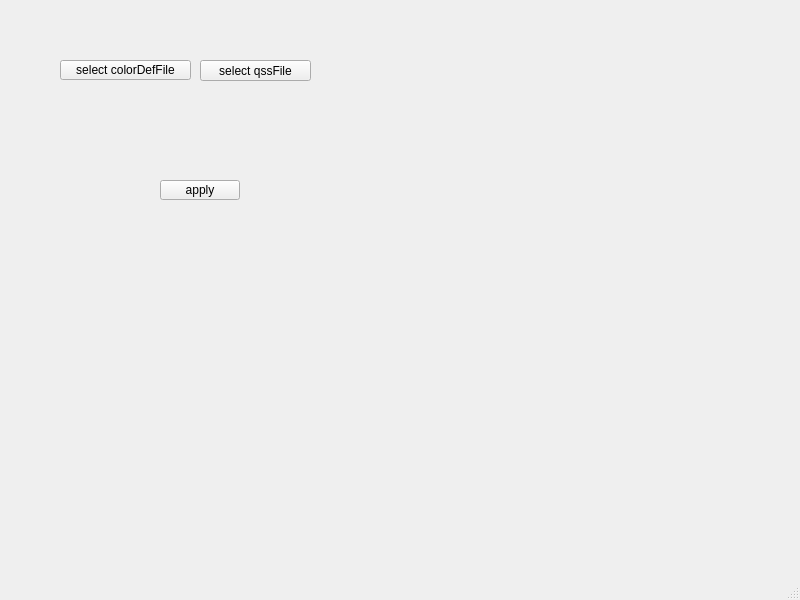
<?xml version="1.0" encoding="UTF-8"?>
<ui version="4.0">
 <class>MainWindow</class>
 <widget class="QMainWindow" name="MainWindow">
  <property name="geometry">
   <rect>
    <x>0</x>
    <y>0</y>
    <width>800</width>
    <height>600</height>
   </rect>
  </property>
  <property name="windowTitle">
   <string>MainWindow</string>
  </property>
  <widget class="QWidget" name="centralwidget">
   <widget class="QPushButton" name="openColorDefFileBtn">
    <property name="geometry">
     <rect>
      <x>60</x>
      <y>60</y>
      <width>131</width>
      <height>20</height>
     </rect>
    </property>
    <property name="text">
     <string>select colorDefFile</string>
    </property>
   </widget>
   <widget class="QPushButton" name="openQssFileBtn">
    <property name="geometry">
     <rect>
      <x>200</x>
      <y>60</y>
      <width>111</width>
      <height>21</height>
     </rect>
    </property>
    <property name="text">
     <string>select qssFile</string>
    </property>
   </widget>
   <widget class="QPushButton" name="applyBtn">
    <property name="geometry">
     <rect>
      <x>160</x>
      <y>180</y>
      <width>80</width>
      <height>20</height>
     </rect>
    </property>
    <property name="text">
     <string>apply</string>
    </property>
   </widget>
  </widget>
  <widget class="QMenuBar" name="menubar">
   <property name="geometry">
    <rect>
     <x>0</x>
     <y>0</y>
     <width>800</width>
     <height>22</height>
    </rect>
   </property>
  </widget>
  <widget class="QStatusBar" name="statusbar"/>
 </widget>
 <resources/>
 <connections/>
</ui>
